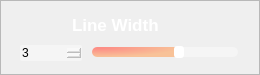
                 <widget class="QFrame" name="LINE_THICKNESS">
                  <property name="minimumSize">
                   <size>
                    <width>260</width>
                    <height>75</height>
                   </size>
                  </property>
                  <property name="maximumSize">
                   <size>
                    <width>260</width>
                    <height>75</height>
                   </size>
                  </property>
                  <property name="styleSheet">
                   <string notr="true">QFrame#LINE_THICKNESS{
border:2px solid rgba(255, 255, 255, 70);
border-radius:15px;
}</string>
                  </property>
                  <property name="frameShape">
                   <enum>QFrame::StyledPanel</enum>
                  </property>
                  <property name="frameShadow">
                   <enum>QFrame::Raised</enum>
                  </property>
                  <layout class="QVBoxLayout" name="verticalLayout_23">
                   <item>
                    <widget class="QPushButton" name="ToggleBotton_5">
                     <property name="sizePolicy">
                      <sizepolicy hsizetype="Expanding" vsizetype="Fixed">
                       <horstretch>0</horstretch>
                       <verstretch>0</verstretch>
                      </sizepolicy>
                     </property>
                     <property name="minimumSize">
                      <size>
                       <width>0</width>
                       <height>30</height>
                      </size>
                     </property>
                     <property name="maximumSize">
                      <size>
                       <width>16777215</width>
                       <height>30</height>
                      </size>
                     </property>
                     <property name="font">
                      <font>
                       <family>Nirmala UI</family>
                       <pointsize>13</pointsize>
                       <italic>false</italic>
                       <bold>true</bold>
                      </font>
                     </property>
                     <property name="cursor">
                      <cursorShape>ArrowCursor</cursorShape>
                     </property>
                     <property name="mouseTracking">
                      <bool>true</bool>
                     </property>
                     <property name="focusPolicy">
                      <enum>Qt::StrongFocus</enum>
                     </property>
                     <property name="contextMenuPolicy">
                      <enum>Qt::DefaultContextMenu</enum>
                     </property>
                     <property name="layoutDirection">
                      <enum>Qt::LeftToRight</enum>
                     </property>
                     <property name="autoFillBackground">
                      <bool>false</bool>
                     </property>
                     <property name="styleSheet">
                      <string notr="true">QPushButton{
background-image:url(:/setting /images/newsize/line.png);
background-repeat: no-repeat;
background-position: left center;
border: none;
border-left: 20px solid transparent;
text-align: left;
padding-left: 40px;
padding-bottom: 4px;
color: white;
font: 700 13pt &quot;Nirmala UI&quot;;
}</string>
                     </property>
                     <property name="text">
                      <string>Line Width</string>
                     </property>
                     <property name="autoDefault">
                      <bool>false</bool>
                     </property>
                     <property name="default">
                      <bool>false</bool>
                     </property>
                     <property name="flat">
                      <bool>false</bool>
                     </property>
                    </widget>
                   </item>
                   <item>
                    <widget class="QFrame" name="frame_5">
                     <property name="sizePolicy">
                      <sizepolicy hsizetype="Preferred" vsizetype="Preferred">
                       <horstretch>0</horstretch>
                       <verstretch>0</verstretch>
                      </sizepolicy>
                     </property>
                     <property name="minimumSize">
                      <size>
                       <width>0</width>
                       <height>20</height>
                      </size>
                     </property>
                     <property name="maximumSize">
                      <size>
                       <width>16777215</width>
                       <height>20</height>
                      </size>
                     </property>
                     <layout class="QHBoxLayout" name="horizontalLayout_21" stretch="3,7">
                      <property name="spacing">
                       <number>10</number>
                      </property>
                      <property name="leftMargin">
                       <number>8</number>
                      </property>
                      <property name="topMargin">
                       <number>0</number>
                      </property>
                      <property name="rightMargin">
                       <number>10</number>
                      </property>
                      <property name="bottomMargin">
                       <number>0</number>
                      </property>
                      <item>
                       <widget class="QDoubleSpinBox" name="line_spinbox">
                        <property name="cursor">
                         <cursorShape>PointingHandCursor</cursorShape>
                        </property>
                        <property name="styleSheet">
                         <string notr="true">QDoubleSpinBox {
border: 0px solid lightgray;
border-radius: 2px;
background-color: rgba(255,255,255,90);
font: 600 9pt &quot;Segoe UI&quot;;
}
        
QDoubleSpinBox::up-button {
width: 10px;
height: 9px;
margin: 0px 3px 0px 0px;
border-image: url(:/setting /images/newsize/box_up.png);
}
QDoubleSpinBox::up-button:pressed {
margin-top: 1px;
}
            
QDoubleSpinBox::down-button {
width: 10px;
height: 9px;
margin: 0px 3px 0px 0px;
border-image:url(:/setting /images/newsize/box_down.png);
}
QDoubleSpinBox::down-button:pressed {
margin-bottom: 1px;
}</string>
                        </property>
                        <property name="decimals">
                         <number>0</number>
                        </property>
                        <property name="minimum">
                         <double>0.000000000000000</double>
                        </property>
                        <property name="maximum">
                         <double>5.000000000000000</double>
                        </property>
                        <property name="singleStep">
                         <double>1.000000000000000</double>
                        </property>
                        <property name="value">
                         <double>3.000000000000000</double>
                        </property>
                       </widget>
                      </item>
                      <item>
                       <widget class="QSlider" name="line_slider">
                        <property name="cursor">
                         <cursorShape>PointingHandCursor</cursorShape>
                        </property>
                        <property name="styleSheet">
                         <string notr="true">QSlider::groove:horizontal {
border: none;
height: 10px;
background-color: rgba(255,255,255,90);
border-radius: 5px;
}

QSlider::handle:horizontal {
width: 10px;
margin: -1px 0px -1px 0px;
border-radius: 3px;
background-color: white;
}

QSlider::sub-page:horizontal {
background-color:  qradialgradient(cx:0, cy:0, radius:1, fx:0.1, fy:0.1, stop:0 rgb(253, 139, 133),  stop:1 rgb(248, 194, 152));
border-radius: 5px;
}</string>
                        </property>
                        <property name="minimum">
                         <number>0</number>
                        </property>
                        <property name="maximum">
                         <number>5</number>
                        </property>
                        <property name="pageStep">
                         <number>1</number>
                        </property>
                        <property name="value">
                         <number>3</number>
                        </property>
                        <property name="orientation">
                         <enum>Qt::Horizontal</enum>
                        </property>
                       </widget>
                      </item>
                     </layout>
                    </widget>
                   </item>
                  </layout>
                 </widget>
